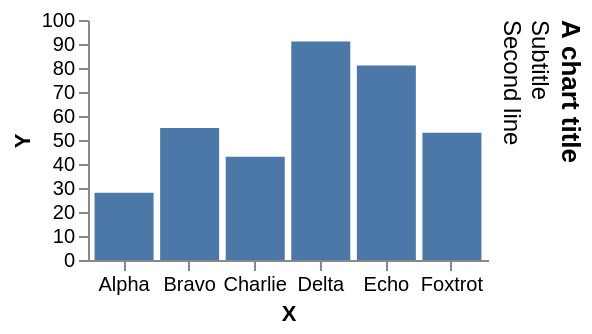

Vega-Lite specification stored for this chart:
### Vega specification from a JSON file in a GitHub repository (floating-point values rounded to 4 significant figures)
{"width": 200, "height": 120, "padding": 5, "data": [{"name": "t", "values": [{"a": "Alpha", "b": 28, "c": "x", "d": 1}, {"a": "Bravo", "b": 55, "c": "y", "d": 2}, {"a": "Charlie", "b": 43, "c": "x", "d": 3}, {"a": "Delta", "b": 91, "c": "z", "d": 4}, {"a": "Echo", "b": 81, "c": "y", "d": 5}, {"a": "Foxtrot", "b": 53, "c": "z", "d": 6}]}], "scales": [{"name": "x", "type": "band", "domain": {"data": "t", "field": "a"}, "range": "width", "padding": 0.1}, {"name": "y", "type": "linear", "domain": {"data": "t", "field": "b"}, "range": "height", "nice": true}, {"name": "color", "type": "ordinal", "domain": {"data": "t", "field": "c"}, "range": {"scheme": "category10"}}, {"name": "ramp", "type": "linear", "domain": {"data": "t", "field": "d"}, "range": {"scheme": "blues"}}, {"name": "size", "type": "linear", "domain": {"data": "t", "field": "b"}, "range": [10, 200]}, {"name": "shape", "type": "ordinal", "domain": {"data": "t", "field": "c"}, "range": "symbol"}, {"name": "quant", "type": "quantize", "domain": [0, 100], "range": {"scheme": "greens", "count": 4}}], "marks": [{"type": "rect", "from": {"data": "t"}, "encode": {"enter": {"x": {"scale": "x", "field": "a"}, "width": {"scale": "x", "band": 1}, "y": {"scale": "y", "field": "b"}, "y2": {"scale": "y", "value": 0}}}}], "title": {"text": "A chart title", "subtitle": ["Subtitle", "Second line"], "orient": "right", "anchor": "start", "frame": "group", "offset": 6}, "axes": [{"orient": "bottom", "scale": "x", "title": "X"}, {"orient": "left", "scale": "y", "title": "Y"}]}
